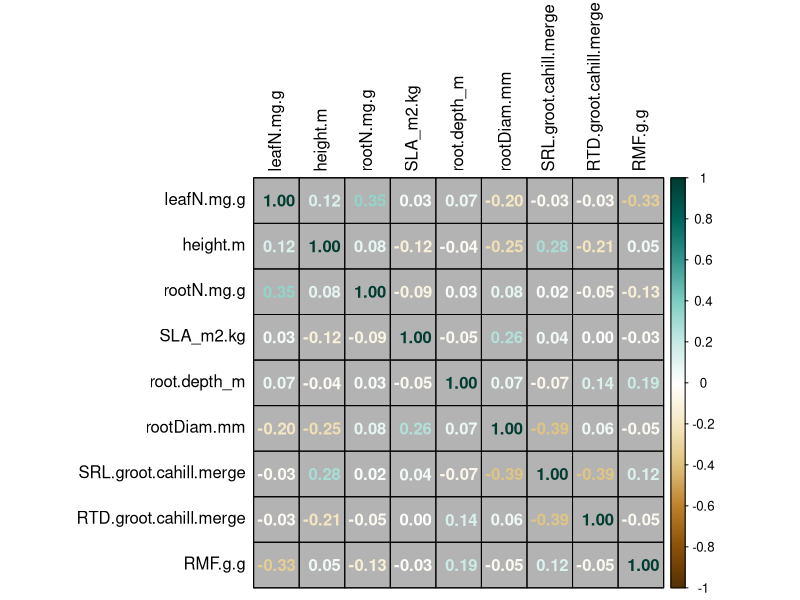
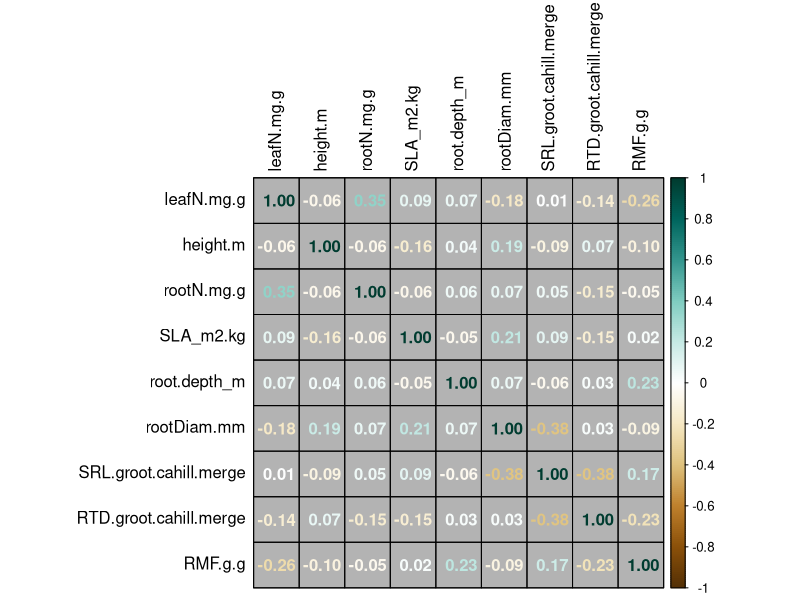
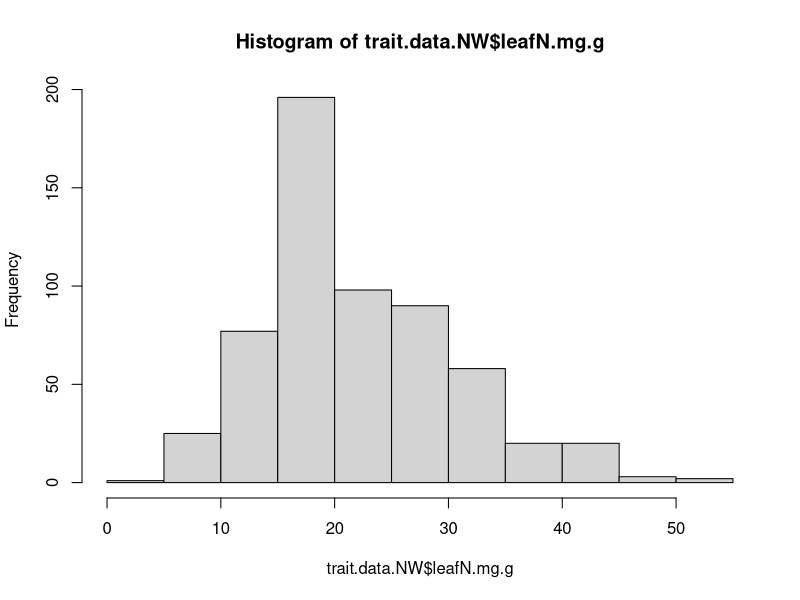
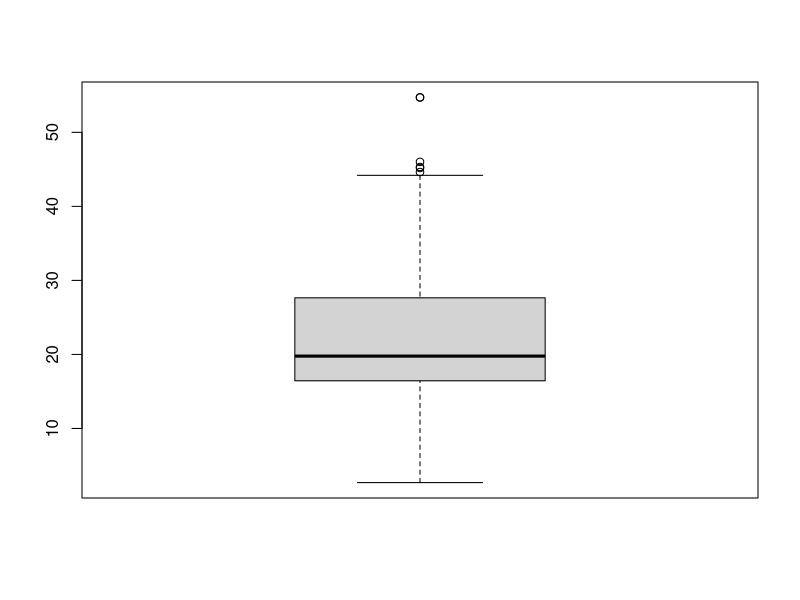
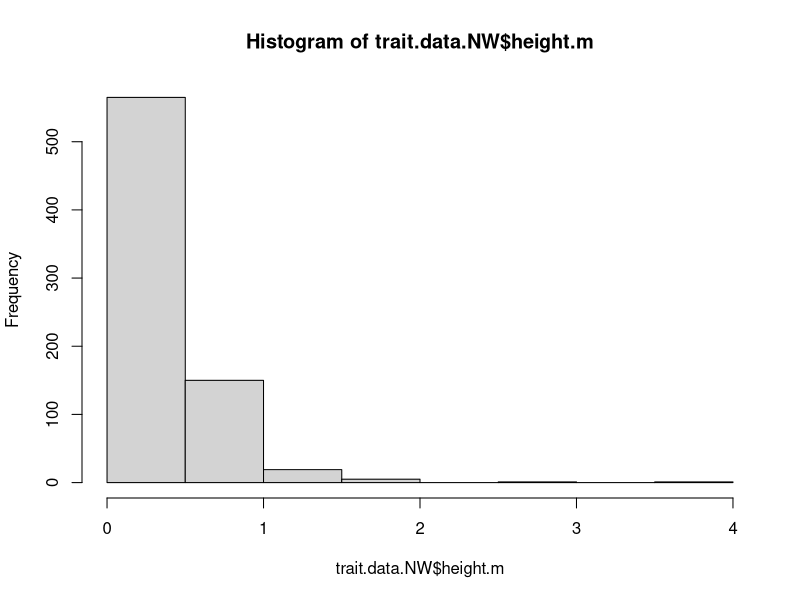
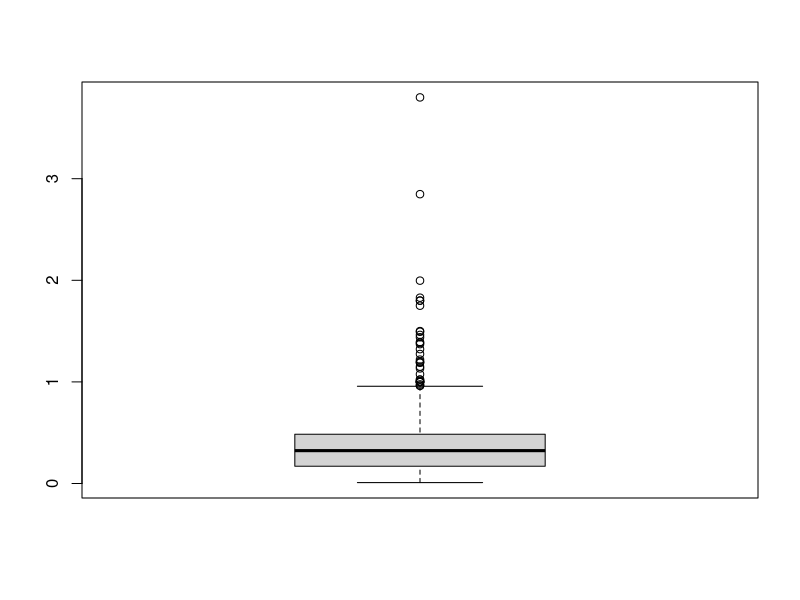
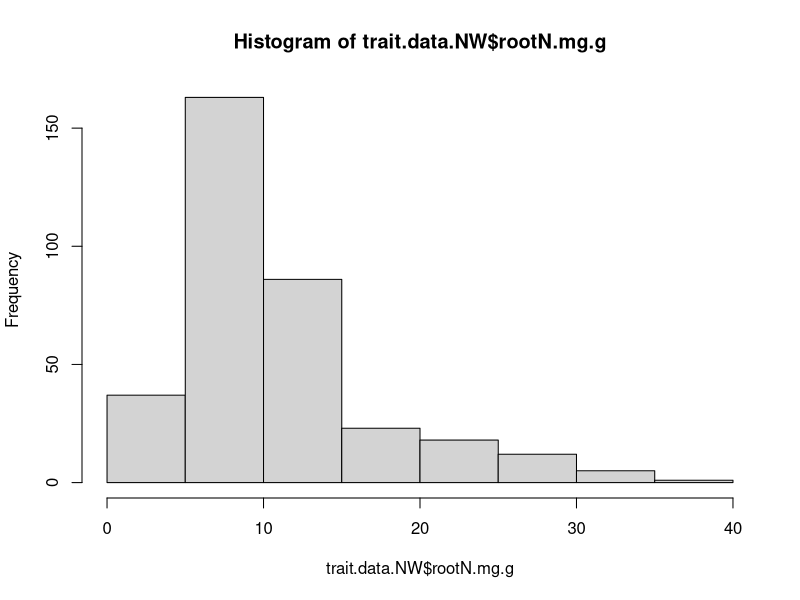
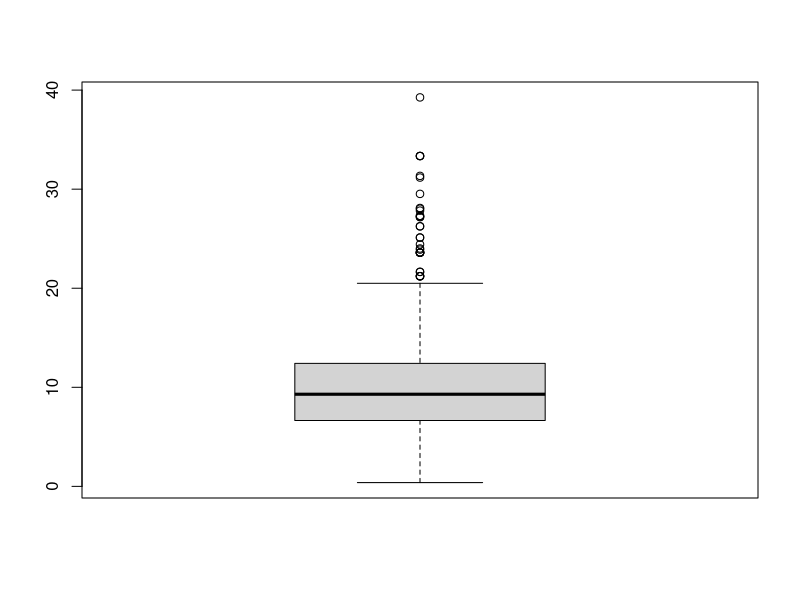

R code for these plots, in order:
# Script to prep trait data for analyses

# load libraries
library(tidyverse)
library(corrplot)

# read in full data frame 
trait.data = read.csv("./Formatted.Data/Revisions/BACI.trait.meta.csv", row.names = 1) 
# 1096 individuals, 749 species

# subset data for analyses
trait.data.2 = trait.data %>%
  select(site_code,Taxon,cover.change,leafN.mg.g,height.m,rootN.mg.g,SLA_m2.kg,root.depth_m,rootDiam.mm,
         SRL.groot.cahill.merge,RTD.groot.cahill.merge,RMF.g.g,local_lifespan,local_lifeform,functional_group)

# subset out bryophytes (9), mosses (6), cactus (1), none had SLA and generally few trait data available

trait.data.3 = trait.data.2 %>%
  filter(!local_lifeform %in% c("BRYOPHYTE","MOSS","CACTUS")) 
# 1080 individuals, 739 species

# write.csv(trait.data.3, file = "./Formatted.Data/Revisions/final.data.for.impute.csv")

# filter out woody species and trees based on functional group and local_lifeform

trait.data.NW = trait.data.3 %>%
  filter(!functional_group == "WOODY") %>%
  filter(!local_lifeform %in% c("SHRUB","TREE"))
# 956 individuals, 648 species
# lost 124 individuals (11%) and 91 species (12%)

# write.csv(trait.data.NW, file = "./Formatted.Data/Revisions/final.data.NW.for.impute.csv")

#### Get complete cases of traits ####

traits.cc.nw = trait.data.NW[complete.cases(trait.data.NW), ]
# 224 individuals, 96 species

# write.csv(traits.cc.nw, file = "./Formatted.Data/Revisions/final.data.CC.NW.csv")

traits.cc = trait.data.3[complete.cases(trait.data.3), ]
# 236 individuals, 103 species

# write.csv(traits.cc, file = "./Formatted.Data/Revisions/final.data.CC.csv")

# look at correlations between traits

cor.traits.cc.nw = cor(traits.cc.nw[,c(4:12)],use = "pairwise") 
corrplot(cor.traits.cc.nw, method="number",tl.col = "black", bg = "gray70",is.corr = TRUE,
         col.lim = c(-1,1), col = COL2('BrBG', 200), addgrid.col = "black")
# highest correlation is -0.39 and 0.35

cor.traits.cc = cor(traits.cc[,c(4:12)],use = "pairwise") 
corrplot(cor.traits.cc, method="number",tl.col = "black", bg = "gray70",is.corr = TRUE,
         col.lim = c(-1,1), col = COL2('BrBG', 200), addgrid.col = "black")
# highest correlation is -0.38 and 0.35

#### complete cases without RMF since not in Weigelt 2021 ####

traits.data.NW.2 = trait.data.NW[,c(1:11,13:15)]

traits.cc.nw.weigelt = traits.data.NW.2[complete.cases(traits.data.NW.2), ]
# 259 individuals, 114 species

# write.csv(traits.cc.nw.weigelt, file = "./Formatted.Data/Revisions/final.data.CC.NW.weigelt.csv")

trait.data.3.2 = trait.data.3[,c(1:11,13:15)]

traits.cc.weigelt = trait.data.3.2[complete.cases(trait.data.3.2), ]
# 288 individuals, 129 species

# write.csv(traits.cc.weigelt, file = "./Formatted.Data/Revisions/final.data.CC.weigelt.csv")


#### data set split by lifespan ####

# only enough data for perennials to fit models, not annuals

table(traits.cc.nw$local_lifespan)
# 184 perennial, 31 annual
table(traits.cc$local_lifespan)
# 196 perennial, 31 annual
table(traits.cc.nw.weigelt$local_lifespan)
# 218 perennial, 32 annual
table(traits.cc.weigelt$local_lifespan)
# 247 perennial, 32 annual

#### data set split by functional group

table(traits.cc.nw$functional_group)
# 97 forb, 3 graminoid, 94 grass, 30 legume
table(traits.cc$functional_group)
# 97 forb, 3 graminoid, 94 grass, 30 legume, 12 woody
table(traits.cc.nw.weigelt$functional_group)
# 114 forb, 5 graminoid, 106 grass, 34 legume
table(traits.cc.weigelt$functional_group)
# 116 forb, 5 graminoid, 106 grass, 34 legume, 27 woody

#### checking for trait outliers from trait data without woody species ####
# not going to remove outliers since need complete cases of traits for individuals to be included in analyses using lmer

hist(trait.data.NW$leafN.mg.g)
boxplot(trait.data.NW$leafN.mg.g)
mean = mean(trait.data.NW$leafN.mg.g, na.rm = TRUE)
std = sd(trait.data.NW$leafN.mg.g, na.rm = TRUE)
Tmin = mean-(3*std)
Tmax = mean+(3*std)
sort(trait.data.NW$leafN.mg.g[which(trait.data.NW$leafN.mg.g <Tmin | trait.data.NW$leafN.mg.g > Tmax)])
# removed leafN 54.71597
# percent removed 
table(is.na(trait.data.NW$leafN.mg.g))
958-368
2/590*100 #0.34%

hist(trait.data.NW$height.m)
boxplot(trait.data.NW$height.m)
mean = mean(trait.data.NW$height.m, na.rm = TRUE)
std = sd(trait.data.NW$height.m, na.rm = TRUE)
Tmin = mean-(3*std)
Tmax = mean+(3*std)
sort(trait.data.NW$height.m[which(trait.data.NW$height.m <Tmin | trait.data.NW$height.m > Tmax)])
# removed height 1.371600 - 3.80000
# percent removed 
table(is.na(trait.data.NW$height.m))
958-216
14/742*100 #1.89%

hist(trait.data.NW$rootN.mg.g)
boxplot(trait.data.NW$rootN.mg.g)
mean = mean(trait.data.NW$rootN.mg.g, na.rm = TRUE)
std = sd(trait.data.NW$rootN.mg.g, na.rm = TRUE)
Tmin = mean-(3*std)
Tmax = mean+(3*std)
sort(trait.data.NW$rootN.mg.g[which(trait.data.NW$rootN.mg.g <Tmin | trait.data.NW$rootN.mg.g > Tmax)])
# remove rootN 31.17241-39.26274
# percent removed 
table(is.na(trait.data.NW$rootN.mg.g))
958-613
6/345*100 #1.74%

hist(trait.data.NW$SLA_m2.kg)
boxplot(trait.data.NW$SLA_m2.kg)
mean = mean(trait.data.NW$SLA_m2.kg, na.rm = TRUE)
std = sd(trait.data.NW$SLA_m2.kg, na.rm = TRUE)
Tmin = mean-(3*std)
Tmax = mean+(3*std)
sort(trait.data.NW$SLA_m2.kg[which(trait.data.NW$SLA_m2.kg <Tmin | trait.data.NW$SLA_m2.kg > Tmax)])
# remove SLA 53.50 - 68.90
# percent removed 
table(is.na(trait.data.NW$SLA_m2.kg))
958-244
8/714*100 #1.12%

hist(trait.data.NW$root.depth_m)
boxplot(trait.data.NW$root.depth_m)
mean = mean(trait.data.NW$root.depth_m, na.rm = TRUE)
std = sd(trait.data.NW$root.depth_m, na.rm = TRUE)
Tmin = mean-(3*std)
Tmax = mean+(3*std)
sort(trait.data.NW$root.depth_m[which(trait.data.NW$root.depth_m <Tmin | trait.data.NW$root.depth_m > Tmax)])
# remove depth 2.426850 - 3.709333
# percent removed 
table(is.na(trait.data.NW$root.depth_m))
958-478
15/480*100 #3.13%

hist(trait.data.NW$RTD.groot.cahill.merge)
boxplot(trait.data.NW$RTD.groot.cahill.merge)
mean = mean(trait.data.NW$RTD.groot.cahill.merge, na.rm = TRUE)
std = sd(trait.data.NW$RTD.groot.cahill.merge, na.rm = TRUE)
Tmin = mean-(3*std)
Tmax = mean+(3*std)
sort(trait.data.NW$RTD.groot.cahill.merge[which(trait.data.NW$RTD.groot.cahill.merge <Tmin | trait.data.NW$RTD.groot.cahill.merge > Tmax)])
# remove RTD 0.7000297
# percent removed 
table(is.na(trait.data.NW$RTD.groot.cahill.merge))
958-581
1/377*100 #0.27%

hist(trait.data.NW$SRL.groot.cahill.merge)
boxplot(trait.data.NW$SRL.groot.cahill.merge)
mean = mean(trait.data.NW$SRL.groot.cahill.merge, na.rm = TRUE)
std = sd(trait.data.NW$SRL.groot.cahill.merge, na.rm = TRUE)
Tmin = mean-(3*std)
Tmax = mean+(3*std)
sort(trait.data.NW$SRL.groot.cahill.merge[which(trait.data.NW$SRL.groot.cahill.merge <Tmin | trait.data.NW$SRL.groot.cahill.merge > Tmax)])
# remove SRL 527.2000 - 760.8500
# percent removed 
table(is.na(trait.data.NW$SRL.groot.cahill.merge))
958-575
10/383*100 #2.61%

hist(trait.data.NW$rootDiam.mm)
boxplot(trait.data.NW$rootDiam.mm)
mean = mean(trait.data.NW$rootDiam.mm, na.rm = TRUE)
std = sd(trait.data.NW$rootDiam.mm, na.rm = TRUE)
Tmin = mean-(3*std)
Tmax = mean+(3*std)
sort(trait.data.NW$rootDiam.mm[which(trait.data.NW$rootDiam.mm <Tmin | trait.data.NW$rootDiam.mm > Tmax)])
# remove diam 1.640000 - 4.830000
# percent removed 
table(is.na(trait.data.NW$rootDiam.mm))
958-556
4/402*100 #0.995%


#### read in new trait data without outliers and cover data ####

trait.data.new = read.csv("./Formatted.Data/BACI.traits.no.woody.SLA.no.outlier.csv", row.names = 1)
cover.data = read.csv("./Formatted.Data/BACI.data.final.csv", row.names = 1)

# merge trait data and cover data

all.data = merge(cover.data, trait.data.new, by="Taxon") 
# 420 species from 642 data points from 65 sites

#write.csv(all.data, file = "./Formatted.Data/BACI.all.data.csv")


#### data set split by lifespan ####
# need to read out data and fix the lifespan to particular sites since 
# some species have different lifespan at different sites

# merge all.data and metadata
all.data.ls = read.csv("./Formatted.Data/BACI.all.data.metadata.csv", row.names = 1)
table(all.data.ls$local_lifespan)
# 497 perennial, 126 annual

annual.data = subset(all.data.ls, all.data.ls$local_lifespan == "ANNUAL")
# 126 data points from 81 species

perennial.data = subset(all.data.ls, all.data.ls$local_lifespan == "PERENNIAL") 
# 497 data points of 324 species

table(all.data.ls$functional_group)
# 327 forb, 28 graminoid, 228 grass, 59 legume

grass = subset(all.data.ls, all.data.ls$functional_group == "GRASS") 
# 228 data points of 143 species

table(grass$local_lifespan)
# 49 annuals, 174 perennials

forb = subset(all.data.ls, all.data.ls$functional_group == "FORB")
# 327 data points of 221 species

table(forb$local_lifespan)
# 67 annuals, 249 perennials

# grass.annuals
grass.annual = subset(grass, grass$local_lifespan == "ANNUAL")
# 49 data points of 25 species

# grass.perennial
grass.perennial = subset(grass, grass$local_lifespan == "PERENNIAL")
# 174 data points of 114 species

# forb.annual
forb.annual = subset(forb, forb$local_lifespan == "ANNUAL")
# 67 data points of 50 species

# forb.perennial
forb.perennial = subset(forb, forb$local_lifespan == "PERENNIAL")
# 249 data points of 163 species

#### write out the files ####

#write.csv(all.data, file = "./Formatted.Data/BACI.all.data.csv")
#write.csv(annual.data, file = "./Formatted.Data/BACI.annual.data.csv")
#write.csv(forb, file = "./Formatted.Data/BACI.forb.csv")
#write.csv(grass, file = "./Formatted.Data/BACI.grass.csv")
#write.csv(perennial.data, file = "./Formatted.Data/BACI.perennial.data.csv")
#write.csv(forb.annual, file = "./Formatted.Data/BACI.forb.annual.csv")
#write.csv(grass.annual, file = "./Formatted.Data/BACI.grass.annual.csv")
#write.csv(forb.perennial, file = "./Formatted.Data/BACI.forb.perennial.csv")
#write.csv(grass.perennial, file = "./Formatted.Data/BACI.grass.perennial.csv")


